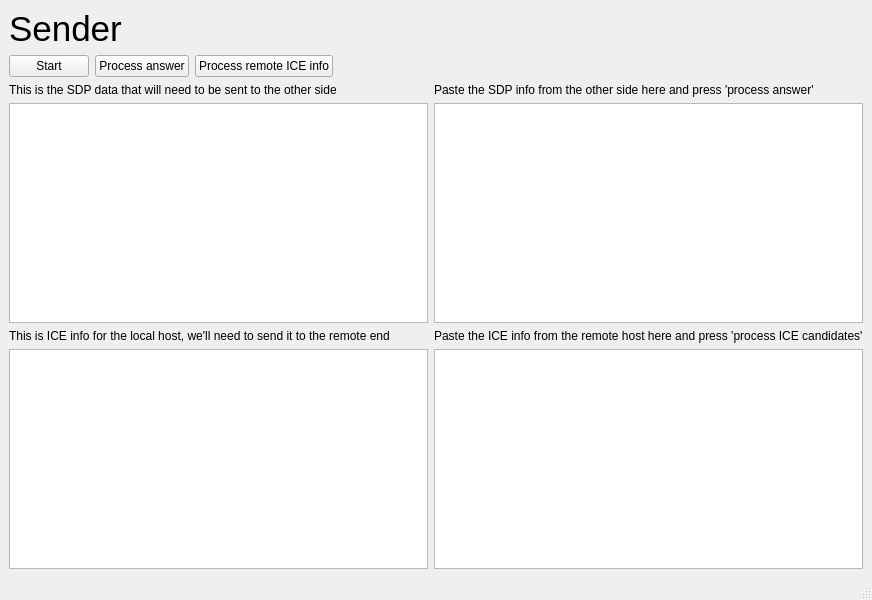
<?xml version="1.0" encoding="UTF-8"?>
<ui version="4.0">
 <class>TestWidget</class>
 <widget class="QMainWindow" name="TestWidget">
  <property name="geometry">
   <rect>
    <x>0</x>
    <y>0</y>
    <width>872</width>
    <height>600</height>
   </rect>
  </property>
  <property name="windowTitle">
   <string>TestWidget</string>
  </property>
  <widget class="QWidget" name="centralwidget">
   <layout class="QGridLayout" name="gridLayout_2">
    <item row="0" column="0">
     <layout class="QHBoxLayout" name="horizontalLayout_2">
      <item>
       <widget class="QLabel" name="label">
        <property name="font">
         <font>
          <pointsize>26</pointsize>
         </font>
        </property>
        <property name="text">
         <string>Sender</string>
        </property>
       </widget>
      </item>
      <item>
       <spacer name="horizontalSpacer">
        <property name="orientation">
         <enum>Qt::Horizontal</enum>
        </property>
        <property name="sizeHint" stdset="0">
         <size>
          <width>40</width>
          <height>20</height>
         </size>
        </property>
       </spacer>
      </item>
     </layout>
    </item>
    <item row="1" column="0">
     <layout class="QHBoxLayout" name="horizontalLayout">
      <item>
       <widget class="QPushButton" name="m_pStartButton">
        <property name="text">
         <string>Start</string>
        </property>
       </widget>
      </item>
      <item>
       <widget class="QPushButton" name="m_pProcessAnswerButton">
        <property name="text">
         <string>Process answer</string>
        </property>
       </widget>
      </item>
      <item>
       <widget class="QPushButton" name="m_pProcessRemoteICEButton">
        <property name="text">
         <string>Process remote ICE info</string>
        </property>
       </widget>
      </item>
      <item>
       <spacer name="horizontalSpacer_2">
        <property name="orientation">
         <enum>Qt::Horizontal</enum>
        </property>
        <property name="sizeHint" stdset="0">
         <size>
          <width>40</width>
          <height>20</height>
         </size>
        </property>
       </spacer>
      </item>
     </layout>
    </item>
    <item row="2" column="0">
     <layout class="QGridLayout" name="gridLayout">
      <item row="0" column="0">
       <widget class="QLabel" name="label_2">
        <property name="text">
         <string>This is the SDP data that will need to be sent to the other side</string>
        </property>
       </widget>
      </item>
      <item row="0" column="1">
       <widget class="QLabel" name="label_3">
        <property name="text">
         <string>Paste the SDP info from the other side here and press 'process answer'</string>
        </property>
       </widget>
      </item>
      <item row="1" column="0">
       <widget class="QPlainTextEdit" name="m_pOfferText"/>
      </item>
      <item row="1" column="1">
       <widget class="QPlainTextEdit" name="m_pAnswerText"/>
      </item>
      <item row="2" column="0">
       <widget class="QLabel" name="label_4">
        <property name="text">
         <string>This is ICE info for the local host, we'll need to send it to the remote end</string>
        </property>
       </widget>
      </item>
      <item row="2" column="1">
       <widget class="QLabel" name="label_5">
        <property name="text">
         <string>Paste the ICE info from the remote host here and press 'process ICE candidates'</string>
        </property>
       </widget>
      </item>
      <item row="3" column="0">
       <widget class="QPlainTextEdit" name="m_pOwnICEText"/>
      </item>
      <item row="3" column="1">
       <widget class="QPlainTextEdit" name="m_pRemoteICEText"/>
      </item>
     </layout>
    </item>
   </layout>
  </widget>
  <widget class="QMenuBar" name="menubar">
   <property name="geometry">
    <rect>
     <x>0</x>
     <y>0</y>
     <width>872</width>
     <height>21</height>
    </rect>
   </property>
  </widget>
  <widget class="QStatusBar" name="statusbar"/>
 </widget>
 <resources/>
 <connections/>
</ui>
